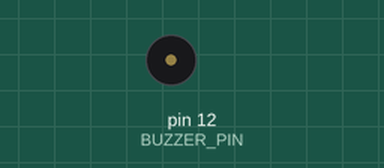
Simulated run of this sketch. Board: Arduino Uno, built with avr-gcc and run on an emulated ATmega328P. Shown: buzzer (waves = sounding, pin HIGH).

Above: at 1.4 s.
At 5.27 s:
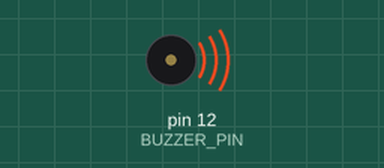
Timing chart, 0 to 5.6 s (numbered marks = the images above):
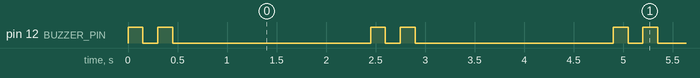

The sketch:

test_buzzer.ino
```cpp
// Test: active buzzer
// Beeps twice every 2 seconds (like an alert).
// Wiring: + (long leg) -> D12, - -> GND

const int BUZZER_PIN = 12;

void setup() {
  pinMode(BUZZER_PIN, OUTPUT);
}

// Makes a short beep of the given length in milliseconds
void beep(int duration) {
  digitalWrite(BUZZER_PIN, HIGH);
  delay(duration);
  digitalWrite(BUZZER_PIN, LOW);
}

void loop() {
  beep(150);
  delay(150);
  beep(150);
  delay(2000);
}
```

Measured:
- by itself, pin 12 (BUZZER_PIN): repeats every 2.5 s: LOW 0.15 s, HIGH 0.15 s, LOW 2.0 s, HIGH 0.15 s
- by itself, everything shown: repeats every 2.5 s, in 4 steps
